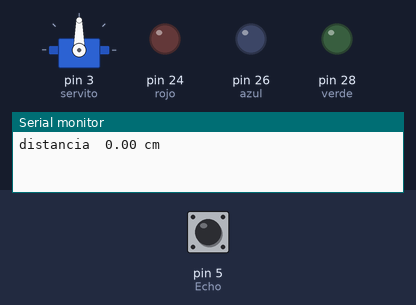
A sketch run on a simulated Arduino Mega 2560, built with avr-gcc and run on an emulated ATmega2560. Parts: servo, output pins drawn as LEDs (lit = HIGH), the last lines printed to the serial monitor. The inputs (shaded band) are chosen by the test bench; at power-on: pin 5 (Echo) LOW. Pins used as bus, display or sensor lines are not drawn.

Above: at 1.2 s.
1.3 s: pin 5 (Echo) pulsed HIGH 2 times (0.12 s each, 0.3 s apart)
At 2.7 s:
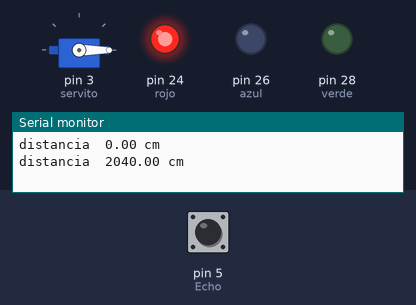
At 4.4 s:
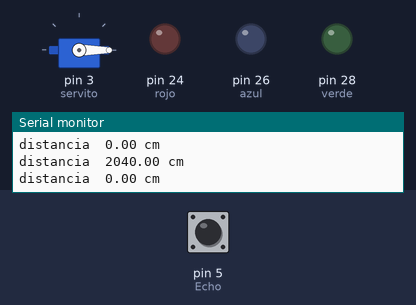
Timing chart, 0 to 5.9 s (numbered marks = the images above; inputs shaded):
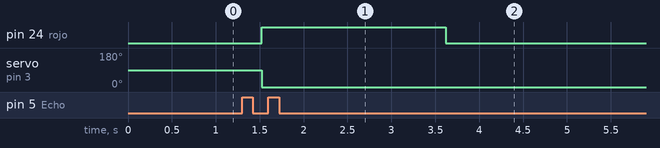

The sketch:

ultrasonico.ino
```cpp
#include <Servo.h>
Servo servito;
Servo servote;
int angulo;

float distancia, tiempo;
float Trig = 4;
float Echo = 5;

  byte azul = 26;
  byte verde = 28;
  byte rojo = 24;

void setup() {
  Serial.begin (9600);
    pinMode (Trig, OUTPUT);
    pinMode (Echo, INPUT);

  servito.attach (3, 750, 2600); //pin del servo, pulso minimo, pulso maximo "attach esta en microsegundos"

    pinMode (azul,OUTPUT);
    pinMode (verde,OUTPUT);
    pinMode (rojo,OUTPUT);
}

void loop() {
  digitalWrite (Trig, LOW);
  delayMicroseconds (5);
  digitalWrite (Trig, HIGH);
  delayMicroseconds (10);
 tiempo = pulseIn (Echo, HIGH);
  distancia = int (0.017 * tiempo);
  Serial.print ("distancia  ");
  Serial.print (distancia);
  Serial.println(" cm ");
  delay (100);

if ((distancia >= 1)&&(distancia <= 20))
{
 angulo = map (distancia, 20, 1, 180, 180);
  digitalWrite (verde,HIGH);
  servito.write (180);
  delay (1000);
 }
  else
   {
   digitalWrite (verde,LOW);
   }

  if ((distancia >= 21)&&(distancia <= 30))
{
  angulo = map (distancia, 30, 21, 90, 90);
  digitalWrite (azul,HIGH);
  servito.write (90); //angulo de 0º a 180º
  delay (1000);
  }
  else {
    digitalWrite (azul, LOW);
  }

  if (distancia > 30 )
  {
    digitalWrite (rojo, HIGH);
    servito.write (0);
    delay (1000);
   }
   else
   {
   digitalWrite (rojo,LOW);
    }


}
```

Measured:
- after the input at 1.3 s, pin 24 (rojo): LOW → HIGH after 0.22 s, → LOW 2.1 s later; servo on pin 3 (servito): 90° → 0° after 0.22 s
